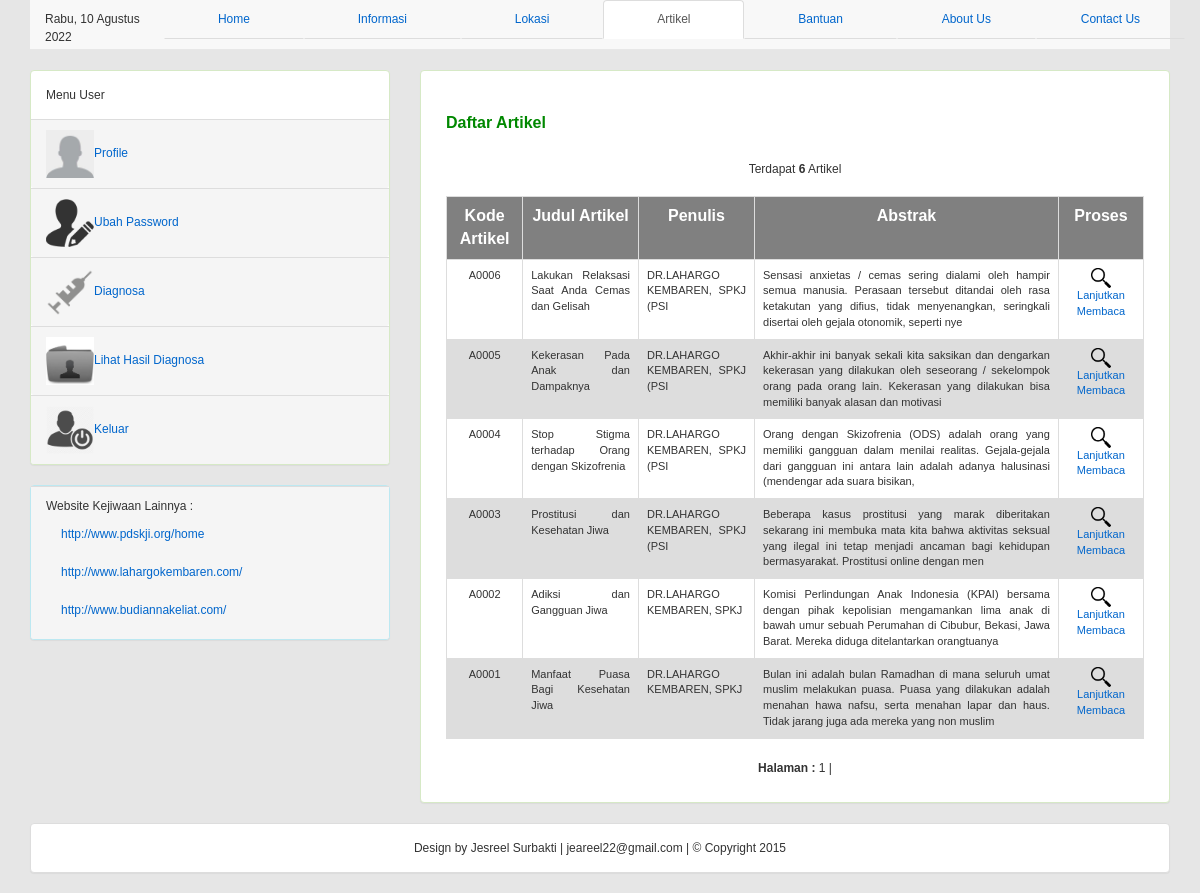
Page /Artikel_user.php (signed in) on the committed database.
### tables this page shows
CREATE TABLE `artikel` (
  `kd_artikel` varchar(5) NOT NULL,
  `penulis` varchar(30) NOT NULL,
  `judul` text NOT NULL,
  `abstrak` varchar(200) NOT NULL,
  `isi` text NOT NULL,
  `gambar` varchar(60) NOT NULL
);

### tanggal.php (called while the page is built, shortened)
<?php
	$namaHari   = array("Ahad", "Senin", "Selasa", "Rabu", "Kamis", "Jumat", "Sabtu","Minggu");
	$namaBulan = array("Januari", "Februari", "Maret", "April", "Mei",  "Juni", "Juli", "Agustus", "September", "Oktober", "November",  "Desember");
	$tglsekarang = $namaHari[date('N')] . ", " . date('j') . " " . $namaBulan[(date('n')-1)] . " " . date('Y');
	?>

### Artikel_user.php (the view, shortened to what this page needs)
<?php
include "tanggal.php";
?>
<!DOCTYPE html>
<html>
<head>
	<link rel="stylesheet" type="text/css" href="css/bootstrap.css">
	<link href="templatemo_style.css" rel="stylesheet" type="text/css" />
</head>
<body>
	<div class="container">
		<nav class="navbar navbar-default navbar-static-top">
			<div class="navbar-inner">
				<div class="container">
					<ul class="nav nav-tabs nav-justified">
						<li role="presentation">
							<?php echo "$tglsekarang"; ?>
						</li>
						<li role="presentation"><a href="index_user.php">Home</a></li>
						<li role="presentation"><a href="informasi_user.php">Informasi</a></li>
						<li role="presentation"><a href="lokasi_user.php">Lokasi</a></li>
						<li role="presentation" class="active"><a href="Artikel_user.php">Artikel</a></li>
						<li role="presentation"><a href="bantuan_user.php">Bantuan</a></li>
						<li role="presentation"><a href="about_user.php">About Us</a></li>
						<li role="presentation"><a href="contact_user.php">Contact Us</a></li>
					</ul>
				</div>
			</div>
		</nav>
		<div class="row">
			<div class="col-md-4">
				<div class="panel panel-success">
					<div class="panel-body">
						Menu User
					</div>
					<div class="panel-footer"><img src="gambar/iconprofile.png" width="48" height="48" /><a href="profile_user.php">Profile</a></div>
					<div class="panel-footer"><img src="gambar/ubahpassword.png" width="48" height="48" /><a href="ubahpw_user.php">Ubah Password</a></div>
					<div class="panel-footer"><img src="gambar/diagnosa.png" width="48" height="48" /><a href="diagnosa_user.php">Diagnosa</a></div>
					<div class="panel-footer"><img src="gambar/lihathasil.png" width="48" height="48" /><a href="hadil_diagnosa_user.php">Lihat Hasil Diagnosa</a></div>
					<div class="panel-footer"><img src="gambar/keluar.png" width="48" height="48" /><a href="index.php">Keluar</a></div>
				</div>
				<div class="panel panel-info">
					<div class="panel-footer">
						<ul class="nav nav-list">
							<li class="nav-header">Website Kejiwaan Lainnya :</li>
							<li class="active"><a href="http://www.pdskji.org/home">http://www.pdskji.org/home</a></li>
							<li><a href="http://www.lahargokembaren.com/">http://www.lahargokembaren.com/</a></li>
							<li><a href="http://www.budiannakeliat.com/">http://www.budiannakeliat.com/</a></li>
						</ul>
					</div>
				</div>
			</div>
			<div class="col-md-8">
				<div class="panel panel-success">
					<div class="panel-body">
						<link href="templatemo_style.css" rel="stylesheet" type="text/css" />
						<link href="SpryAssets/SpryValidationTextarea.css" rel="stylesheet" type="text/css" />
						<link href="SpryAssets/SpryValidationTextField.css" rel="stylesheet" type="text/css" />
						<?php include("koneksi_db.php");
						include("paging.php");
						?>
						<div class="text_area" align="justify">
							<br />
							<div class="title">Daftar Artikel</div>
							<br />
							<?php $jmldata = mysqli_num_rows(mysqli_query($conn, "SELECT * FROM artikel"));
							echo "<center style=text-decoration:blink>Terdapat <b>$jmldata</b> Artikel </center>"; ?>
							<br>
							<table table class="table table-bordered" border="0" align="center" cellpadding="5" cellspacing="0" bordercolor="#666666" id="pag">
								<tr tr bgcolor="gray" align="center">
									<td><b>
											<font color="white" size=3>Kode Artikel</font>
										</b></td>
									<td><b>
											<font color="white" size=3>Judul Artikel</font>
										</b></td>
									<td><b>
											<font color="white" size=3>Penulis</font>
										</b></td>
									<td><b>
											<font color="white" size=3>Abstrak</font>
										</b></td>
									<td><b>
											<font color="white" size=3>Proses</font>
										</b></td>
								</tr>
								<?php
								$p = new Paging;
								$batas = 10;
								$posisi = $p->cariPosisi($batas);
								$no = 0;
								$qlog = mysqli_query($conn, "SELECT * FROM artikel ORDER BY kd_artikel Desc LIMIT $posisi,$batas");
								while ($data = mysqli_fetch_array($qlog)) {
									$no++;
								?>
									<tr class="<?php if ($no % 2 == 1) echo "isitabelganjil";
												else echo "isitabelgenap"; ?>">
										<td align="center" name="username"><?php echo $data['kd_artikel']; ?></td>
										<td><?php echo $data['judul']; ?></td>
										<td><?php echo $data['penulis']; ?></td>
										<td><?php echo $data['abstrak']; ?></td>
										<td align="center"><a href="detailartikel_user.php?page=4&act=detailartikel&kd_artikel=<?php echo $data['kd_artikel']; ?>"><img src="gambar/detail.png" align="middle" width="20" border="0"> Lanjutkan Membaca</a>
										</td>
									</tr>
								<?php } ?>
							</table>
							<?php
							$jmldata = mysqli_num_rows(mysqli_query($conn, "SELECT * FROM peta"));
							$jmlhalaman  = $p->jumlahHalaman($jmldata, $batas);
							$linkHalaman = $p->navHalaman($_GET['hal'], $jmlhalaman);
							echo "<center>$linkHalaman</center>";
							?>
						</div>
					</div>
				</div>
			</div>
		</div>
	</div>
	<div class="row">
		<div class="container">
			<div class="panel panel-default">
				<div class="panel-body">
					<center>
						Design by Jesreel Surbakti | jeareel22@gmail.com | © Copyright 2015
					</center>
				</div>
			</div>
		</div>
	</div>
</body>
</html>

### templatemo_style.css (style rules this page uses)
body { margin:0; padding:0; line-height: 1.5em; font-family: Verdana, Arial, Helvetica, sans-serif; font-size: 12px; background-color:#E6E6E6; }
a:link { color: #0066CC; text-decoration: none }
.text_area { margin: 10px; }
.title { padding-bottom: 10px; font-size: 16px; font-weight: bold; color: #008800; }
.isitabelganjil { background-color:WHITE; font-size: 11px; }
.isitabelgenap { background-color:#DDDDDD; font-size: 11px; }
#pag { border-radius: 10px; -moz-border-radius: 10px; -webkit-border-radius: 10px; -moz-box-shadow:2px 2px 10px 2px #000; background-color:#00CC99; }

### rows in the picture
artikel: kd_artikel "A0006", judul "Lakukan Relaksasi Saat Anda Cemas dan Gelisah", penulis "DR.LAHARGO KEMBAREN, SPKJ (PSI", abstrak "Sensasi anxietas / cemas sering dialami oleh hampir semua manusia. Perasaan tersebut ditandai oleh rasa ketakutan yang difius, tidak menyenangkan, seringkali disertai oleh gejala otonomik, seperti nye"
artikel: kd_artikel "A0005", judul "Kekerasan Pada Anak dan Dampaknya", penulis "DR.LAHARGO KEMBAREN, SPKJ (PSI", abstrak "Akhir-akhir ini banyak sekali kita saksikan dan dengarkan kekerasan yang dilakukan oleh seseorang / sekelompok orang pada orang lain. Kekerasan yang dilakukan bisa memiliki banyak alasan dan motivasi"
artikel: kd_artikel "A0004", judul "Stop Stigma terhadap Orang dengan Skizofrenia", penulis "DR.LAHARGO KEMBAREN, SPKJ (PSI", abstrak "Orang dengan Skizofrenia (ODS) adalah orang yang memiliki gangguan dalam menilai realitas. Gejala-gejala dari gangguan ini antara lain adalah adanya halusinasi (mendengar ada suara bisikan,"
artikel: kd_artikel "A0003", judul "Prostitusi dan Kesehatan Jiwa", penulis "DR.LAHARGO KEMBAREN, SPKJ (PSI", abstrak "Beberapa kasus prostitusi yang marak diberitakan sekarang ini membuka mata kita bahwa aktivitas seksual yang ilegal ini tetap menjadi ancaman bagi kehidupan bermasyarakat. Prostitusi online dengan men"
artikel: kd_artikel "A0002", judul "Adiksi dan Gangguan Jiwa", penulis "DR.LAHARGO KEMBAREN, SPKJ", abstrak "Komisi Perlindungan Anak Indonesia (KPAI) bersama dengan pihak kepolisian mengamankan lima anak di bawah umur sebuah Perumahan di Cibubur, Bekasi, Jawa Barat. Mereka diduga ditelantarkan orangtuanya"
artikel: kd_artikel "A0001", judul "Manfaat Puasa Bagi Kesehatan Jiwa", penulis "DR.LAHARGO KEMBAREN, SPKJ", abstrak "Bulan ini adalah bulan Ramadhan di mana seluruh umat muslim melakukan puasa. Puasa yang dilakukan adalah menahan hawa nafsu, serta menahan lapar dan haus. Tidak jarang juga ada mereka yang non muslim"

### other values in the picture
$tglsekarang "Rabu, 10 Agustus 2022"
$jmldata "6"
